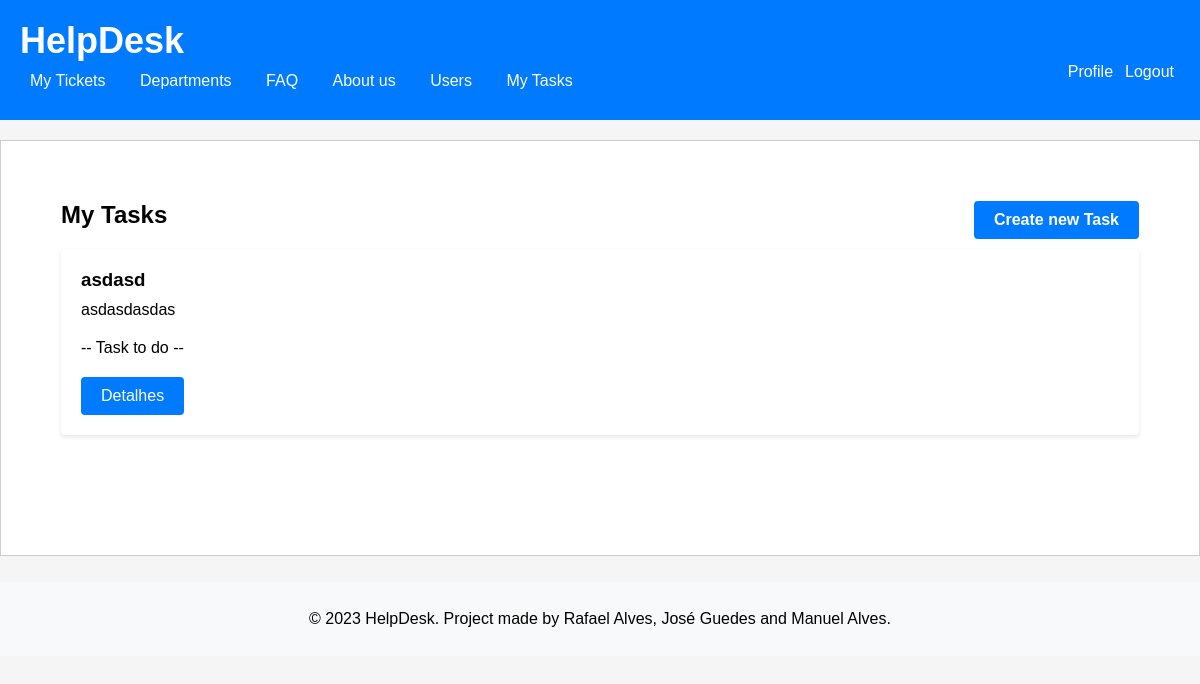
Page /pages/tasks.php (signed in) on the earlier database version.
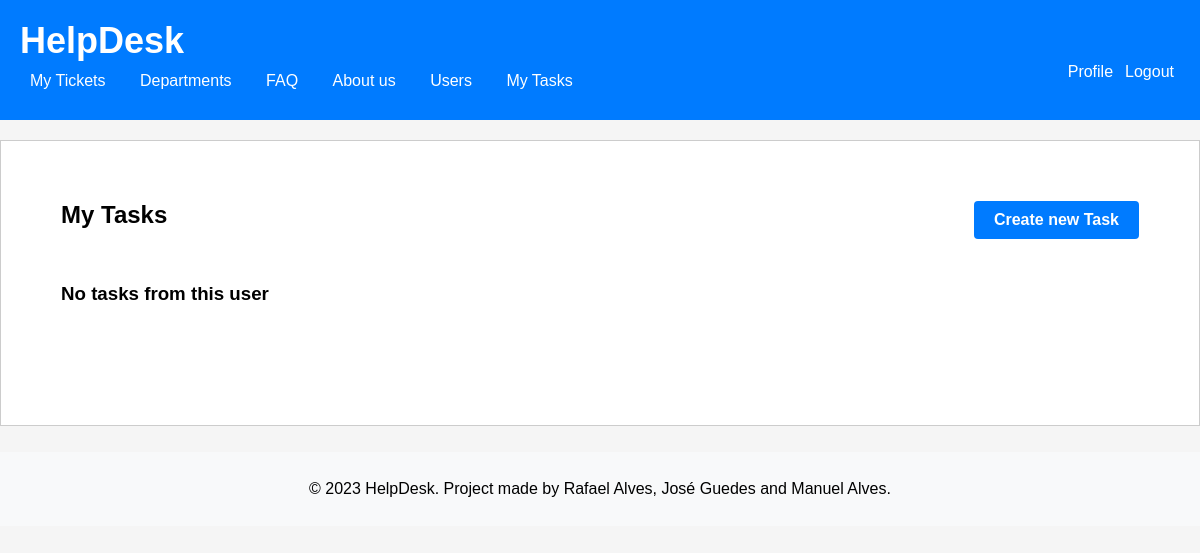
Same page on the later database version.
### tables this page shows
CREATE TABLE Task (
    id INTEGER PRIMARY KEY AUTOINCREMENT,
    title varchar(255) NOT NULL,
    description TEXT NOT NULL,
    is_completed BOOLEAN NOT NULL DEFAULT False,
    id_user INTEGER,
    CONSTRAINT id_userFK FOREIGN KEY(id_user) REFERENCES User(id) ON DELETE CASCADE
);

### utils/session.php (called while the page is built, shortened)
<?php
   function getUserID() {
       if(isset($_SESSION['userID'])) {
            return $_SESSION['userID'];
       } else {
           return null;
       }
   }
?>

### database/task.class.php (called while the page is built, shortened)
<?php
  class Task {
    static function getTasksbyUser(PDO $db, int $id_user){
      $stmt = $db->prepare('
        SELECT id, title, description, is_completed
        FROM Task
        WHERE id_user = ?
        ORDER by is_completed, id desc
      ');
      $stmt->execute(array($id_user));
      $row = $stmt->fetchAll(PDO::FETCH_ASSOC);
      return $row;
    }
  }
?>

### actions/getUser_tasks.php (called while the page is built, shortened)
<?php
require_once(__DIR__ . '/../database/connection.db.php');
require_once(__DIR__ . '/../database/task.class.php');
$tasks = Task::getTasksbyUser($dbh, getUserID());
?>

### pages/tasks.php (the view, shortened to what this page needs)
<?php
  require_once(__DIR__ . '/../templates/header.tpl.php');
  require_once(__DIR__ . '/../templates/footer.tpl.php');
?>
  <section class="tickets">
      <h2>My Tasks
        <a href="nova_task.php" class="button">Create new Task</a>
      </h2>
      <ul>
        <?php
        require_once(__DIR__ . '/../actions/getUser_tasks.php');
        if(count($tasks) == 0){
          echo "<h3>No tasks from this user</h3>";
        }
        for($i = 0; $i < count($tasks); $i++) {
            if($tasks[$i]['is_completed'] == true){
                $comp = "-- Task done --";
            }else{
                $comp = "-- Task to do --";
            }
        ?>
        <li>
          <div class="ticket" id="<?=$tasks[$i]['id']?>">
            <h3> <?=$tasks[$i]['title']?></h3>
            <p> <?=$tasks[$i]['description']?> </p>
            <p> <?=$comp?> </p>
            <a href="../pages/detailTicket.php?id=<?=$tickets[$i]['id']?>" class="button">Detalhes</a>
          </div>
        </li>
        <?php } ?>
      </ul>
    </section>

Differences in the rows shown:
removed task: title "asdasd", description "asdasdasdas", is_completed "-- Task to do --"
Other differences:
text now shown: "No tasks from this user"
